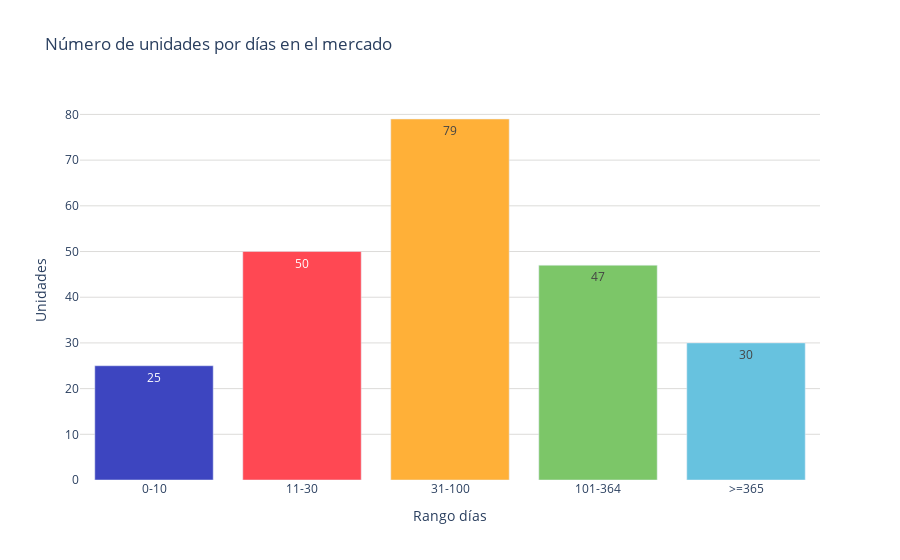

Notebook source saved alongside this figure:
### Code cell
values = tiempo_mercado_tulancingo_direct['conteo']
labels = tiempo_mercado_tulancingo_direct['dias']
colores = ['#3d45c0', '#ff4853', '#ffb038', '#7cc668', '#67c2df', '#6773df', '#939fad']

fig = go.Figure()
fig.add_trace(go.Bar(
    x=labels, 
    y=values, 
    marker_color=colores,  # Especifica los colores de las barras
    text=values,  # Texto que se mostrará en las barras 
    textposition='inside',  # Posición del texto (puede ser 'inside' o 'outside')
))
fig.update_layout(
    title='Número de unidades por días en el mercado',  # Título de la gráfica
    xaxis=dict(title='Rango días'),  # Título del eje x
    yaxis=dict(
        title='Unidades', # Título del eje y
        gridcolor='#dddcda', # Color de las líneas que dividen los rangos del eje Y
         gridwidth=1,
    ),  
    plot_bgcolor='rgba(0,0,0,0)',  # Color de fondo del gráfico
)
# Exportar gráfica como archivo HTML
def guardar_grafico_como_html(fig, nombre_archivo, carpeta='graficas'):
    # Crear la carpeta si no existe
    if not os.path.exists(carpeta):
        os.makedirs(carpeta)
    
    # Gráfica como archivo HTML en la carpeta especificada
    pio.write_html(fig, f'{carpeta}/{nombre_archivo}.html')

# Exportar
guardar_grafico_como_html(fig, 'g_bar_tiempomercado_tulancingo', carpeta='graficas')
fig.show()

### Figure 1 — Plotly figure (JSON) as saved in the notebook; plotly's stock layout.template omitted (floating-point values rounded to 4 significant figures)
{"data": [{"marker": {"color": ["#3d45c0", "#ff4853", "#ffb038", "#7cc668", "#67c2df", "#6773df", "#939fad"]}, "text": [25, 50, 79, 47, 30], "textposition": "inside", "type": "bar", "x": ["0-10", "11-30", "31-100", "101-364", ">=365"], "y": [25, 50, 79, 47, 30]}], "layout": {"plot_bgcolor": "rgba(0,0,0,0)", "title": {"text": "Número de unidades por días en el mercado"}, "xaxis": {"title": {"text": "Rango días"}}, "yaxis": {"gridcolor": "#dddcda", "gridwidth": 1, "title": {"text": "Unidades"}}}}
